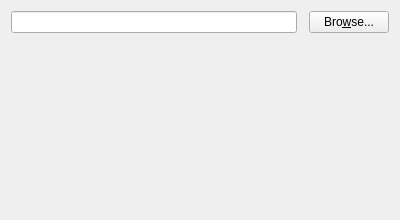
<?xml version="1.0" encoding="UTF-8"?>
<ui version="4.0">
 <author>Christian Schenk</author>
 <class>SiteWizLocal</class>
 <widget class="QWizardPage" name="SiteWizLocal">
  <property name="geometry">
   <rect>
    <x>0</x>
    <y>0</y>
    <width>400</width>
    <height>220</height>
   </rect>
  </property>
  <property name="windowTitle">
   <string>Form</string>
  </property>
  <property name="title">
   <string>Local Package Repository</string>
  </property>
  <property name="subTitle">
   <string>Packages will be installed from a directory on your computer.</string>
  </property>
  <layout class="QVBoxLayout">
   <item>
    <layout class="QHBoxLayout">
     <item>
      <widget class="QLineEdit" name="leDirectory">
       <property name="readOnly">
        <bool>true</bool>
       </property>
      </widget>
     </item>
     <item>
      <spacer>
       <property name="orientation">
        <enum>Qt::Horizontal</enum>
       </property>
       <property name="sizeType">
        <enum>QSizePolicy::Minimum</enum>
       </property>
       <property name="sizeHint" stdset="0">
        <size>
         <width>6</width>
         <height>20</height>
        </size>
       </property>
      </spacer>
     </item>
     <item>
      <widget class="QPushButton" name="btnBrowse">
       <property name="text">
        <string>Bro&amp;wse...</string>
       </property>
      </widget>
     </item>
    </layout>
   </item>
   <item>
    <spacer>
     <property name="orientation">
      <enum>Qt::Vertical</enum>
     </property>
     <property name="sizeHint" stdset="0">
      <size>
       <width>20</width>
       <height>40</height>
      </size>
     </property>
    </spacer>
   </item>
  </layout>
 </widget>
 <resources/>
 <connections/>
</ui>
